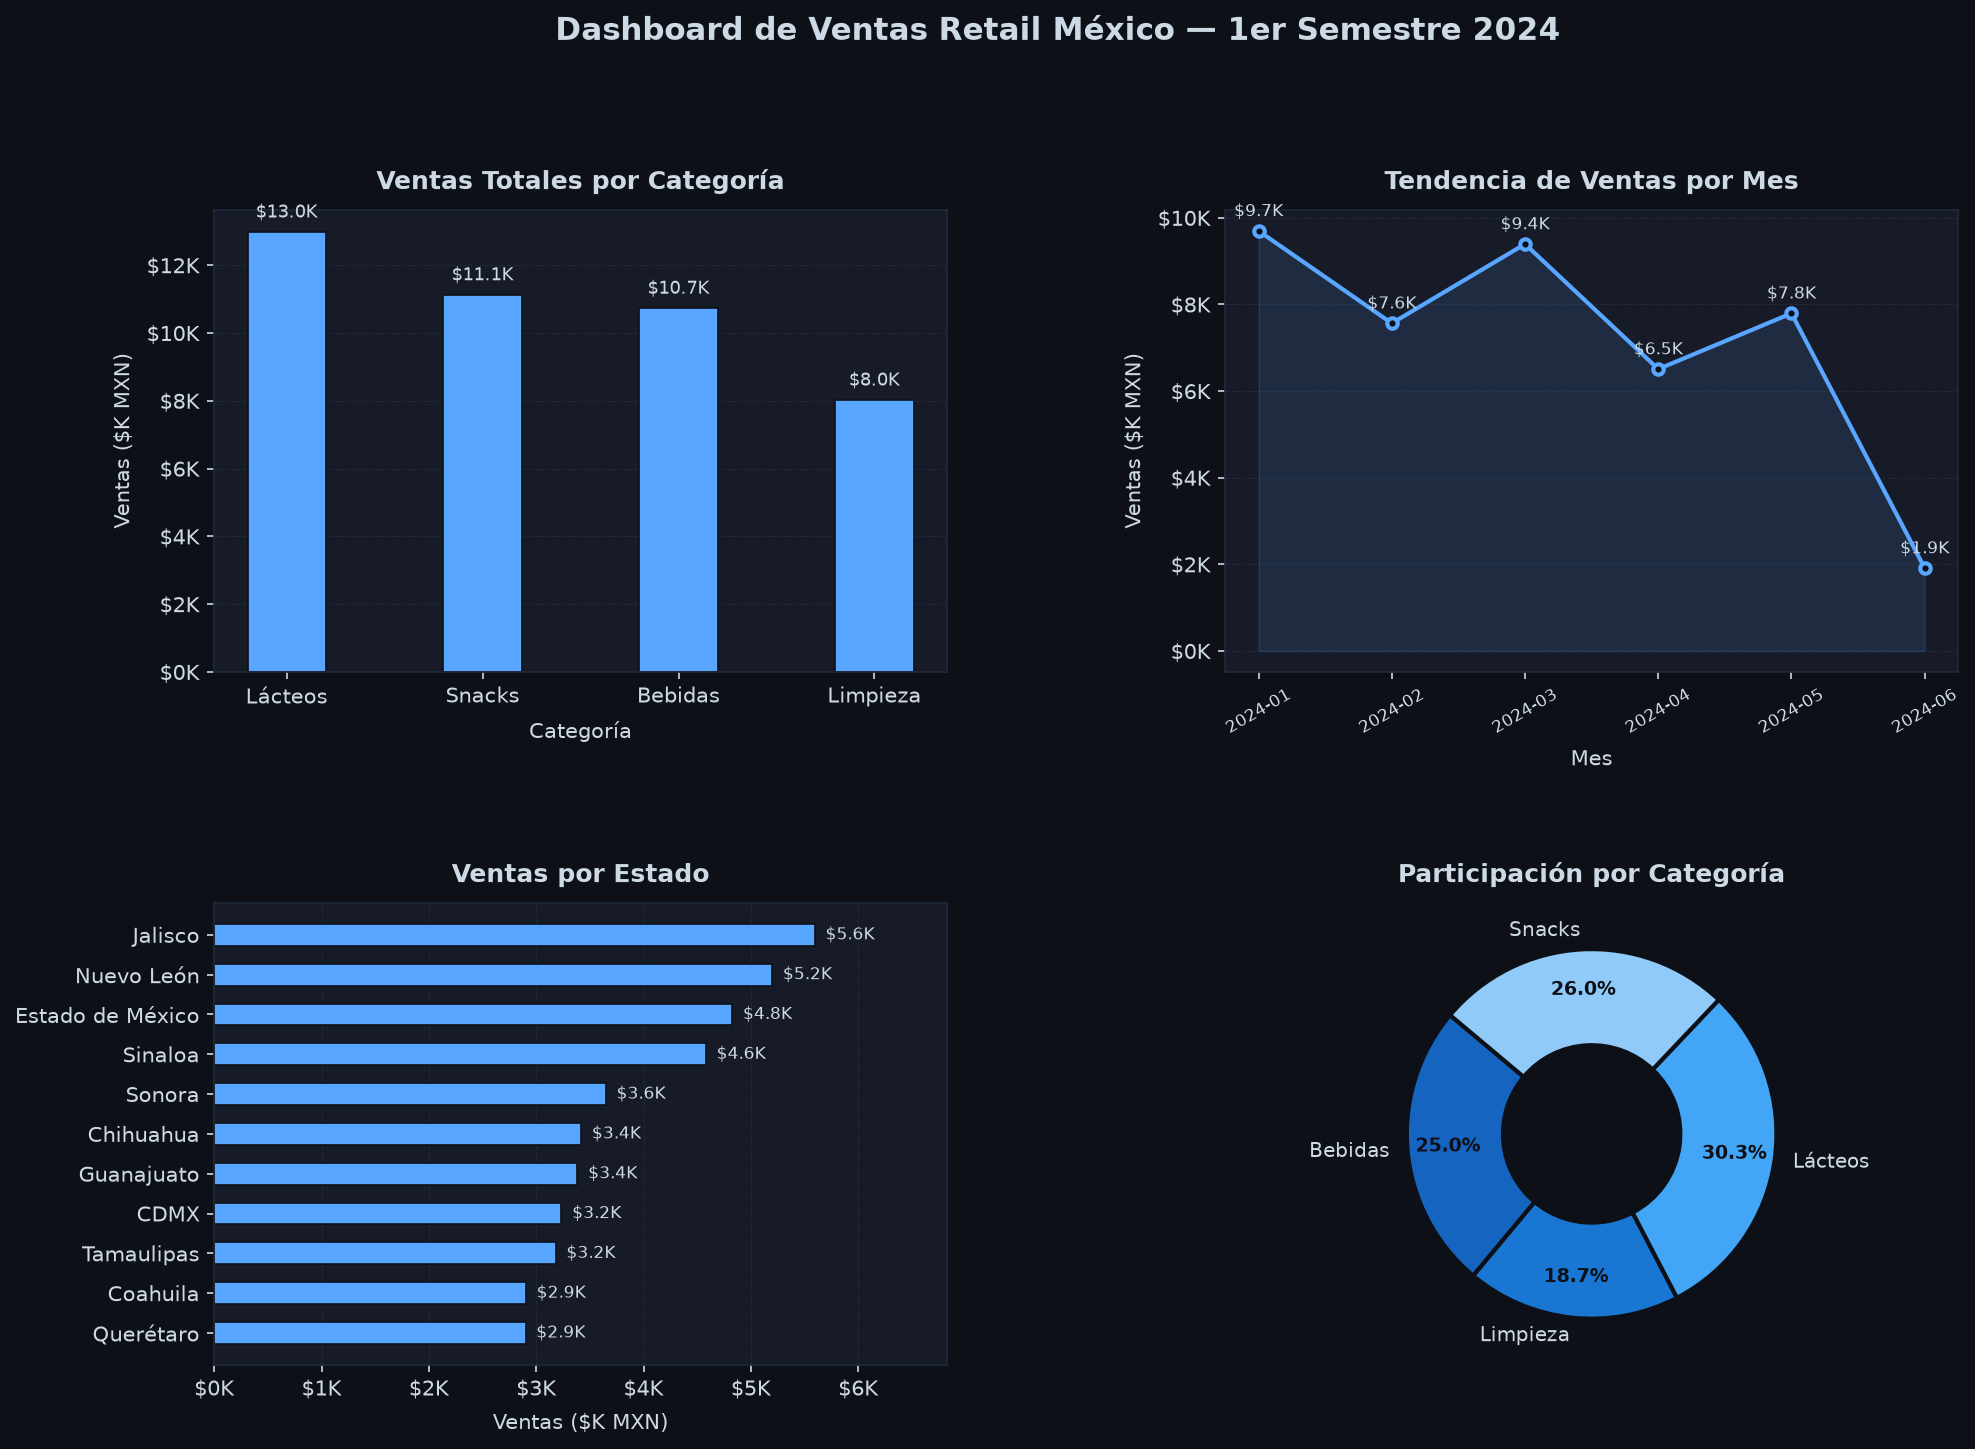

This chart was generated by the following Python code:
import pandas as pd
import matplotlib.pyplot as plt
import matplotlib.ticker as mticker

# --- Paleta tech / dark blue ---
BG_DARK   = "#0d1117"
BG_PANEL  = "#161b27"
GRID_CLR  = "#1e2a3a"
TEXT_CLR  = "#cdd9e5"
ACCENT    = "#58a6ff"
BLUE_GRAD = ["#1565C0", "#1976D2", "#42A5F5", "#90CAF9"]  # degradado para donut

plt.rcParams.update({
    "figure.facecolor":  BG_DARK,
    "axes.facecolor":    BG_PANEL,
    "axes.edgecolor":    GRID_CLR,
    "axes.labelcolor":   TEXT_CLR,
    "xtick.color":       TEXT_CLR,
    "ytick.color":       TEXT_CLR,
    "text.color":        TEXT_CLR,
    "grid.color":        GRID_CLR,
    "grid.linestyle":    "--",
    "grid.linewidth":    0.5,
    "font.family":       "DejaVu Sans",
})

# --- Carga y preparación de datos ---
df = pd.read_csv("ventas.csv")
df["fecha"] = pd.to_datetime(df["fecha"])
df["venta_total"] = df["unidades_vendidas"] * df["precio_unitario"]
df["mes"] = df["fecha"].dt.to_period("M")

fig, axes = plt.subplots(2, 2, figsize=(15, 10))
fig.suptitle("Dashboard de Ventas Retail México — 1er Semestre 2024",
             fontsize=15, fontweight="bold", color=TEXT_CLR, y=1.01)
plt.subplots_adjust(hspace=0.50, wspace=0.38)

# --- Gráfica 1: Ventas totales por categoría (barras delgadas, valores en $K) ---
ax1 = axes[0, 0]
ventas_cat = df.groupby("categoria")["venta_total"].sum().sort_values(ascending=False)
ventas_cat_k = ventas_cat / 1000
bars = ax1.bar(ventas_cat.index, ventas_cat_k.values, width=0.4, color=ACCENT,
               edgecolor=BG_DARK, linewidth=0.8)
ax1.set_title("Ventas Totales por Categoría", fontweight="bold", color=TEXT_CLR, pad=10)
ax1.set_xlabel("Categoría", labelpad=6)
ax1.set_ylabel("Ventas ($K MXN)", labelpad=6)
ax1.yaxis.set_major_formatter(mticker.FuncFormatter(lambda x, _: f"${x:.0f}K"))
ax1.yaxis.grid(True)
ax1.set_axisbelow(True)
for bar, val in zip(bars, ventas_cat_k.values):
    ax1.text(bar.get_x() + bar.get_width() / 2, val + 0.3,
             f"${val:.1f}K", ha="center", va="bottom", fontsize=8.5, color=TEXT_CLR)

# --- Gráfica 2: Tendencia de ventas por mes (línea leaner, valores en $K) ---
ax2 = axes[0, 1]
ventas_mes = df.groupby("mes")["venta_total"].sum()
ventas_mes_k = ventas_mes / 1000
meses_label = [str(m) for m in ventas_mes.index]
ax2.plot(meses_label, ventas_mes_k.values, marker="o", color=ACCENT,
         linewidth=2, markersize=5, markerfacecolor=BG_DARK, markeredgewidth=2)
ax2.fill_between(meses_label, ventas_mes_k.values, alpha=0.12, color=ACCENT)
ax2.set_title("Tendencia de Ventas por Mes", fontweight="bold", color=TEXT_CLR, pad=10)
ax2.set_xlabel("Mes", labelpad=6)
ax2.set_ylabel("Ventas ($K MXN)", labelpad=6)
ax2.yaxis.set_major_formatter(mticker.FuncFormatter(lambda x, _: f"${x:.0f}K"))
ax2.tick_params(axis="x", rotation=30, labelsize=8)
ax2.yaxis.grid(True)
ax2.set_axisbelow(True)
for x, y in zip(meses_label, ventas_mes_k.values):
    ax2.text(x, y + 0.25, f"${y:.1f}K", ha="center", va="bottom", fontsize=8, color=TEXT_CLR)

# --- Gráfica 3: Ventas por estado (barras horizontales, valores en $K) ---
ax3 = axes[1, 0]
ventas_estado = df.groupby("estado")["venta_total"].sum().sort_values()
ventas_estado_k = ventas_estado / 1000
ax3.barh(ventas_estado.index, ventas_estado_k.values, height=0.55,
         color=ACCENT, edgecolor=BG_DARK, linewidth=0.8)
ax3.set_title("Ventas por Estado", fontweight="bold", color=TEXT_CLR, pad=10)
ax3.set_xlabel("Ventas ($K MXN)", labelpad=6)
ax3.xaxis.set_major_formatter(mticker.FuncFormatter(lambda x, _: f"${x:.0f}K"))
ax3.xaxis.grid(True)
ax3.set_axisbelow(True)
for val, label in zip(ventas_estado_k.values, ventas_estado.index):
    ax3.text(val + 0.1, label, f"${val:.1f}K", va="center", fontsize=8, color=TEXT_CLR)
ax3.set_xlim(0, ventas_estado_k.max() * 1.22)

# --- Gráfica 4: Donut chart en azules degradados ---
ax4 = axes[1, 1]
ventas_donut = df.groupby("categoria")["venta_total"].sum()
wedges, texts, autotexts = ax4.pie(
    ventas_donut.values,
    labels=ventas_donut.index,
    autopct="%1.1f%%",
    colors=BLUE_GRAD,
    startangle=140,
    pctdistance=0.78,
    wedgeprops=dict(width=0.52, edgecolor=BG_DARK, linewidth=2),
)
for t in texts:
    t.set_color(TEXT_CLR)
    t.set_fontsize(9.5)
for at in autotexts:
    at.set_color(BG_DARK)
    at.set_fontsize(9)
    at.set_fontweight("bold")
ax4.set_title("Participación por Categoría", fontweight="bold", color=TEXT_CLR, pad=10)

plt.savefig("dashboard.png", dpi=150, bbox_inches="tight", facecolor=BG_DARK)
print("Dashboard guardado como dashboard.png")
